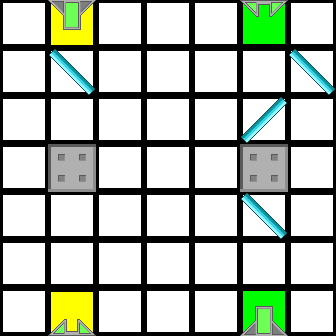

Tiled map render using the project's own tile images. Description and the whole map definition, tile-layer contents included, below:
An orthogonal 7x7 tile map with 48x48 px tiles, 2 tile layers (Colors, Tiles).

<map version="1.0" orientation="orthogonal" renderorder="right-down" width="7" height="7" tilewidth="48" tileheight="48">
 <properties>
  <property name="AvailableTiles" value="1, 1, 1, 2" />
 </properties>
 <tileset firstgid="1" source="tiles.tsx" />
 <layer name="Colors" width="7" height="7">
  <data encoding="csv">
47,44,47,47,47,42,47,
47,47,47,47,47,47,47,
47,47,47,47,47,47,47,
47,47,47,47,47,47,47,
47,47,47,47,47,47,47,
47,47,47,47,47,47,47,
47,44,47,47,47,42,47
</data>
 </layer>
 <layer name="Tiles" width="7" height="7">
  <data encoding="csv">
1,7,1,1,1,11,1,
1,3,1,1,1,1,3,
1,1,1,1,1,2,1,
1,4,1,1,1,4,1,
1,1,1,1,1,3,1,
1,1,1,1,1,1,1,
1,9,1,1,1,5,1
</data>
 </layer>
</map>
